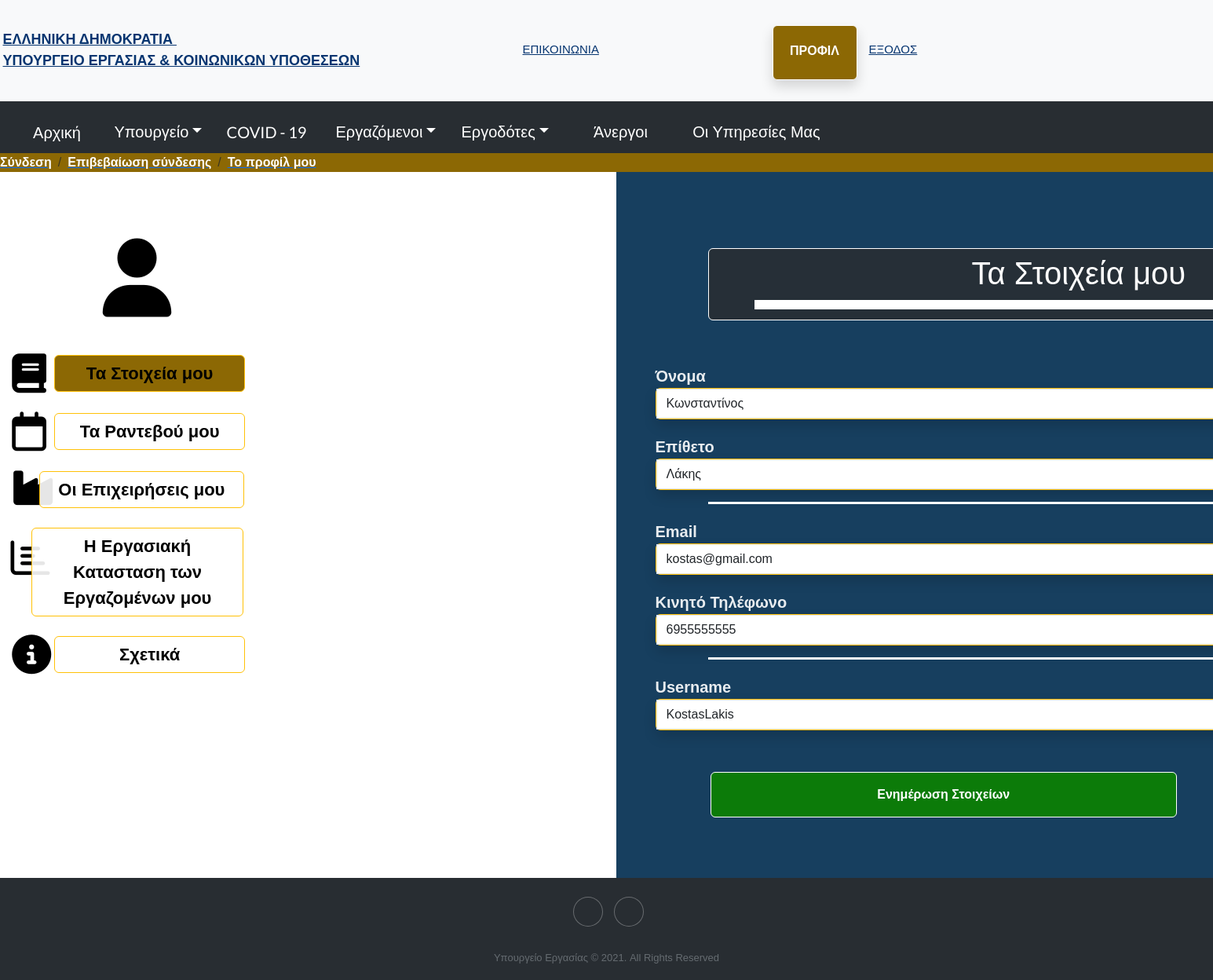
/ProfilErgod.php (signed in), run on the app's committed database.
### tables this page shows
CREATE TABLE `users` (
  `ID` int(11) NOT NULL,
  `FirstName` varchar(45) NOT NULL,
  `LastName` varchar(45) NOT NULL,
  `UserName` varchar(45) NOT NULL,
  `Password` varchar(45) NOT NULL,
  `Email` varchar(45) NOT NULL,
  `PhoneNumber` varchar(45) NOT NULL
);

### Profil_Ergod_Stoixeia.php (the view, shortened to what this page needs)
<?php
$changed = '';
require_once 'databaseLogin.php';
$mysqli = new mysqli($hn, $un, $pw, $db);
$userQuery = "select * from `users` where ID = {$_SESSION['ID']}";
$userRow = $mysqli->query($userQuery)->fetch_array();
echo "<div class=\"float-right\" style=\"width: 155%;margin-left: 0px;margin-top: 1px;height: 899px;background-color: #173f5f;\">
<div class=\"row\">
    <div class=\"col\">
        <h1 class=\"text-center border rounded border-white\" style=\"color: #ffffff;margin-top: 97px;margin-bottom: 15px;width: 80%;margin-left: 10%;background-color: rgba(40,45,50,0.88);padding-bottom: 35px;padding-top: 7px;\">Τα Στοιχεία μου</h1>
        <div style=\"height: 12px;margin-top: -41px;margin-bottom: 50px;background-color: #ffffff;width: 70%;margin-left: 15%;\"></div>
    </div>
</div>
<form method=\"post\" action=\"ProfilErgod.php\">
    <div class=\"form-row\" style=\"margin-left: -10px;margin-bottom: 15px;\">
        <div class=\"col\" style=\"margin-top: 20px;\">
            <div class=\"form-group\" style=\"margin-right: 50px;margin-left: 60px;\"><label for=\"firstName\" style=\"color: rgba(255,255,255,0.9);font-size: 20px;\"><strong>Όνομα</strong><br></label>
                <div class=\"input-group border rounded border-warning shadow\"><input class=\"form-control\" type=\"text\" id=\"firstName\" name=\"firstName\" required=\"\" value=\"{$userRow['FirstName']}\" readonly=\"\">
                </div>
            </div>
        </div>
        <div class=\"col\" style=\"margin-top: 20px;\">
            <div class=\"form-group\" style=\"margin-right: 50px;margin-left: 60px;\"><label for=\"lastName\" style=\"color: rgba(255,255,255,0.9);font-size: 20px;\"><strong>Επίθετο</strong><br></label>
                <div class=\"input-group border rounded border-warning shadow\"><input class=\"form-control\" type=\"text\" id=\"lastName\" name=\"lastName\" required=\"\" value=\"{$userRow['LastName']}\" readonly=\"\">
                </div>
            </div>
        </div>
    </div>
    <div style=\"height: 3px;background-color: #ffffff;width: 80%;margin-left: 10%;\"></div>
    <div class=\"form-row\" style=\"margin-left: -10px;margin-top: 0px;margin-bottom: 15px;\">
        <div class=\"col\" style=\"margin-top: 20px;\">
            <div class=\"form-group\" style=\"margin-right: 50px;margin-left: 60px;\"><label for=\"email\" style=\"color: rgba(255,255,255,0.9);font-size: 20px;\"><strong>Email</strong><br></label>
                <div class=\"input-group border rounded border-warning shadow\"><input class=\"form-control\" type=\"email\" id=\"email\" name=\"email\" value=\"{$userRow['Email']}\" readonly=\"\">
                </div>
            </div>
        </div>
        <div class=\"col\" style=\"margin-top: 20px;\">
            <div class=\"form-group\" style=\"margin-right: 50px;margin-left: 60px;\"><label for=\"phone\" style=\"color: rgba(255,255,255,0.9);font-size: 20px;\"><strong>Κινητό Τηλέφωνο</strong><br></label>
                <div class=\"input-group border rounded border-warning shadow\"><input class=\"form-control\" type=\"tel\" id=\"phone\" name=\"phone\" minlength=\"10\" maxlength=\"10\" value=\"{$userRow['PhoneNumber']}\" readonly=\"\">
                </div>
            </div>
        </div>
    </div>
    <div style=\"height: 3px;background-color: #ffffff;width: 80%;margin-left: 10%;\"></div>
    <div class=\"form-row\" style=\"margin-left: -10px;\">
        <div class=\"col\" style=\"margin-top: 20px;\">
            <div class=\"form-group\" style=\"margin-right: 50px;margin-left: 60px;\"><label for=\"userName\" style=\"color: rgba(255,255,255,0.9);font-size: 20px;\"><strong>Username</strong><br></label>
                <div class=\"input-group border rounded border-warning shadow\"><input class=\"form-control\" type=\"text\" id=\"userName\" name=\"userName\" required=\"\" value=\"{$userRow['UserName']}\" readonly=\"\">
                </div>
            </div>
        </div>
        <div class=\"col\" style=\"margin-top: 20px;\"><button class=\"btn btn-primary border rounded border-white\" data-bs-hover-animate=\"pulse\" type=\"submit\" name=\"updateStoixeiaButton\" style=\"margin-top: 33px;padding: 11px;width: 50%;margin-left: 130px;padding-bottom: 16px;padding-top: 16px;background-color: #0c7b09;\"><strong>Ενημέρωση Στοιχείων</strong><br></button>
        {$changed}
        </div>
    </div>
</form>
</div>";
?>

### css/Contact-form-simple.css (style rules this page uses)
* { font-family: 'Raleway', sans-serif; }

### css/ebs-contact-form-1.css (style rules this page uses)
input[type="text"], input[type="email"], input[type="tel"], textarea { border-radius: 0 !important; }

### css/ebs-contact-form.css (style rules this page uses)
input[type="text"], input[type="email"], input[type="tel"], textarea { border-radius: 0 !important; }

### css/Scroll-To-Top.css (style rules this page uses)
html { scroll-behavior: smooth; }

### css/Sidebar-Menu-1.css (style rules this page uses)
body { overflow-x: hidden; }

### data on the page
users: firstName "Κωνσταντίνος", lastName "Λάκης", email "kostas@gmail.com", phone "6955555555", userName "KostasLakis"

### other printed values
presentBreadcrumb($fileName ) "Σύνδεση"
presentBreadcrumb($fileName ) "Επιβεβαίωση σύνδεσης"
presentBreadcrumb(end($history) ) "Το προφίλ μου"
